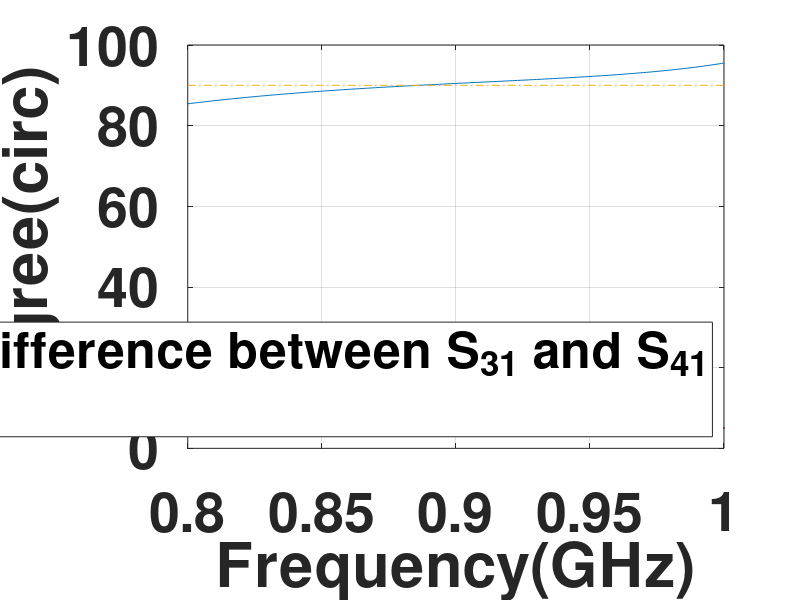
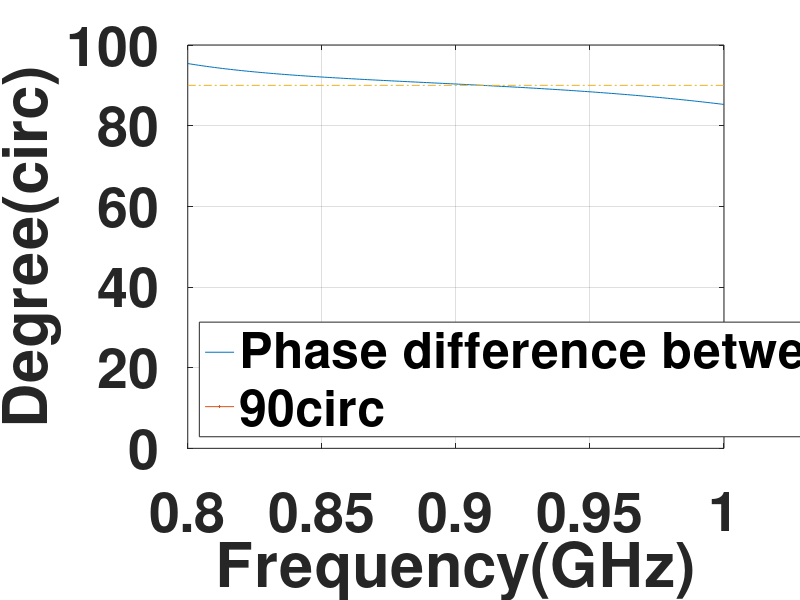

Source code (MATLAB) for these figures, in order:
clear
clc
close all

phasedata=importdata("Phase431.csv");
freq=phasedata.data(:,1);
phase3=phasedata.data(:,2);
phase4=phasedata.data(:,3);

fig=figure;
set(fig, 'DefaultAxesFontSize', 25);
set(fig, 'DefaultAxesFontWeight', 'bold');
set(fig,'PaperSize',[5*3 4*3]);
phase_error=phase3-phase4;
plot(freq,phase_error,LineWidth=5);hold on;
plot([0.8 1],[90 90],'-.',LineWidth=5);grid on;
xlabel("Frequency(GHz)");ylabel("Degree(\circ)");
set(gca,'FontSize',40);
legend("Phase difference between S_{31} and S_{41}","90\circ",'Location','southeast');
set(gcf, 'WindowStyle', 'normal', 'Position', [0, 0, 720*2, 480*2]);
saveas(gcf, ['S1_phase_difference.pdf']);

phasedata=importdata("Phase432.csv");
freq=phasedata.data(:,1);
phase3=flip(phasedata.data(:,2))+180;
phase4=flip(phasedata.data(:,3))+180;

fig=figure;
set(fig, 'DefaultAxesFontSize', 25);
set(fig, 'DefaultAxesFontWeight', 'bold');
set(fig,'PaperSize',[5*3 4*3]);
phase_error=abs(phase3-phase4);
plot(freq,phase_error,LineWidth=5);hold on;
plot([0.8 1],[90 90],'-.',LineWidth=5);grid on;
xlabel("Frequency(GHz)");ylabel("Degree(\circ)");
set(gca,'FontSize',40);
legend("Phase difference between S_{32} and S_{41}","90\circ",'Location','southwest');
set(gcf, 'WindowStyle', 'normal', 'Position', [0, 0, 720*2, 480*2]);
saveas(gcf, ['S2_phase_difference.pdf']);